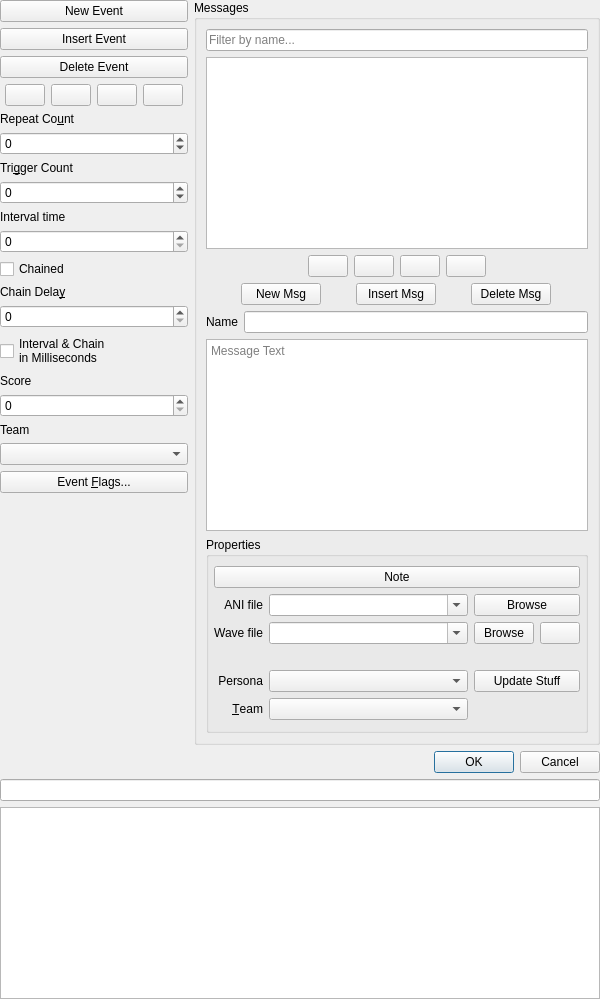
     <widget class="QWidget" name="rightPanel" native="true">
      <property name="minimumSize">
       <size>
        <width>600</width>
        <height>0</height>
       </size>
      </property>
      <layout class="QVBoxLayout" name="rightPanelLayout">
       <property name="leftMargin">
        <number>0</number>
       </property>
       <property name="topMargin">
        <number>0</number>
       </property>
       <property name="rightMargin">
        <number>0</number>
       </property>
       <property name="bottomMargin">
        <number>0</number>
       </property>
       <item>
        <layout class="QHBoxLayout" name="topLayout" stretch="0,1">
         <item>
          <widget class="QWidget" name="eventControlsContainer" native="true">
           <property name="sizePolicy">
            <sizepolicy hsizetype="Maximum" vsizetype="Preferred">
             <horstretch>0</horstretch>
             <verstretch>0</verstretch>
            </sizepolicy>
           </property>
           <layout class="QVBoxLayout" name="eventControlsLayout">
            <property name="leftMargin">
             <number>0</number>
            </property>
            <property name="topMargin">
             <number>0</number>
            </property>
            <property name="rightMargin">
             <number>0</number>
            </property>
            <property name="bottomMargin">
             <number>0</number>
            </property>
            <item>
             <widget class="QPushButton" name="btnNewEvent">
              <property name="sizePolicy">
               <sizepolicy hsizetype="Minimum" vsizetype="Fixed">
                <horstretch>0</horstretch>
                <verstretch>0</verstretch>
               </sizepolicy>
              </property>
              <property name="text">
               <string>New Event</string>
              </property>
             </widget>
            </item>
            <item>
             <widget class="QPushButton" name="btnInsertEvent">
              <property name="sizePolicy">
               <sizepolicy hsizetype="Minimum" vsizetype="Fixed">
                <horstretch>0</horstretch>
                <verstretch>0</verstretch>
               </sizepolicy>
              </property>
              <property name="text">
               <string>Insert Event</string>
              </property>
             </widget>
            </item>
            <item>
             <widget class="QPushButton" name="btnDeleteEvent">
              <property name="sizePolicy">
               <sizepolicy hsizetype="Minimum" vsizetype="Fixed">
                <horstretch>0</horstretch>
                <verstretch>0</verstretch>
               </sizepolicy>
              </property>
              <property name="text">
               <string>Delete Event</string>
              </property>
             </widget>
            </item>
            <item>
             <layout class="QHBoxLayout" name="eventUpDownLayout">
              <item>
               <spacer name="eventUpDownSpacerLeft">
                <property name="orientation">
                 <enum>Qt::Orientation::Horizontal</enum>
                </property>
                <property name="sizeHint" stdset="0">
                 <size>
                  <width>5</width>
                  <height>20</height>
                 </size>
                </property>
               </spacer>
              </item>
              <item>
               <widget class="QPushButton" name="eventMoveTopBtn">
                <property name="sizePolicy">
                 <sizepolicy hsizetype="Fixed" vsizetype="Fixed">
                  <horstretch>0</horstretch>
                  <verstretch>0</verstretch>
                 </sizepolicy>
                </property>
                <property name="toolTip">
                 <string>Move to top</string>
                </property>
                <property name="text">
                 <string/>
                </property>
               </widget>
              </item>
              <item>
               <widget class="QPushButton" name="eventUpBtn">
                <property name="sizePolicy">
                 <sizepolicy hsizetype="Fixed" vsizetype="Fixed">
                  <horstretch>0</horstretch>
                  <verstretch>0</verstretch>
                 </sizepolicy>
                </property>
                <property name="toolTip">
                 <string>Move up</string>
                </property>
                <property name="text">
                 <string/>
                </property>
               </widget>
              </item>
              <item>
               <widget class="QPushButton" name="eventDownBtn">
                <property name="sizePolicy">
                 <sizepolicy hsizetype="Fixed" vsizetype="Fixed">
                  <horstretch>0</horstretch>
                  <verstretch>0</verstretch>
                 </sizepolicy>
                </property>
                <property name="toolTip">
                 <string>Move down</string>
                </property>
                <property name="text">
                 <string/>
                </property>
               </widget>
              </item>
              <item>
               <widget class="QPushButton" name="eventMoveBottomBtn">
                <property name="sizePolicy">
                 <sizepolicy hsizetype="Fixed" vsizetype="Fixed">
                  <horstretch>0</horstretch>
                  <verstretch>0</verstretch>
                 </sizepolicy>
                </property>
                <property name="toolTip">
                 <string>Move to bottom</string>
                </property>
                <property name="text">
                 <string/>
                </property>
               </widget>
              </item>
              <item>
               <spacer name="eventUpDownSpacerRight">
                <property name="orientation">
                 <enum>Qt::Orientation::Horizontal</enum>
                </property>
                <property name="sizeHint" stdset="0">
                 <size>
                  <width>5</width>
                  <height>20</height>
                 </size>
                </property>
               </spacer>
              </item>
             </layout>
            </item>
            <item>
             <widget class="QLabel" name="repeatLabel">
              <property name="text">
               <string>Repeat Co&amp;unt</string>
              </property>
              <property name="buddy">
               <cstring>repeatCountBox</cstring>
              </property>
             </widget>
            </item>
            <item>
             <widget class="QSpinBox" name="repeatCountBox">
              <property name="minimum">
               <number>-1</number>
              </property>
              <property name="maximum">
               <number>16777215</number>
              </property>
             </widget>
            </item>
            <item>
             <widget class="QLabel" name="triggerLabel">
              <property name="text">
               <string>Tri&amp;gger Count</string>
              </property>
              <property name="buddy">
               <cstring>triggerCountBox</cstring>
              </property>
             </widget>
            </item>
            <item>
             <widget class="QSpinBox" name="triggerCountBox">
              <property name="minimum">
               <number>-1</number>
              </property>
              <property name="maximum">
               <number>16777215</number>
              </property>
             </widget>
            </item>
            <item>
             <widget class="QLabel" name="intervalLabel">
              <property name="text">
               <string>Interval time</string>
              </property>
              <property name="buddy">
               <cstring>intervalTimeBox</cstring>
              </property>
             </widget>
            </item>
            <item>
             <widget class="QSpinBox" name="intervalTimeBox">
              <property name="maximum">
               <number>16777215</number>
              </property>
             </widget>
            </item>
            <item>
             <widget class="QCheckBox" name="chainedCheckBox">
              <property name="text">
               <string>Chained</string>
              </property>
             </widget>
            </item>
            <item>
             <widget class="QLabel" name="chainLabel">
              <property name="text">
               <string>Chain Dela&amp;y</string>
              </property>
              <property name="buddy">
               <cstring>chainDelayBox</cstring>
              </property>
             </widget>
            </item>
            <item>
             <widget class="QSpinBox" name="chainDelayBox">
              <property name="maximum">
               <number>16777215</number>
              </property>
             </widget>
            </item>
            <item>
             <widget class="QCheckBox" name="useMsecsCheckBox">
              <property name="text">
               <string>Interval &amp;&amp; Chain
in Milliseconds</string>
              </property>
             </widget>
            </item>
            <item>
             <widget class="QLabel" name="scoreLabel">
              <property name="text">
               <string>Score</string>
              </property>
              <property name="buddy">
               <cstring>scoreBox</cstring>
              </property>
             </widget>
            </item>
            <item>
             <widget class="QSpinBox" name="scoreBox">
              <property name="maximum">
               <number>16777215</number>
              </property>
             </widget>
            </item>
            <item>
             <widget class="QLabel" name="teamLabel">
              <property name="text">
               <string>Team</string>
              </property>
             </widget>
            </item>
            <item>
             <widget class="QComboBox" name="teamCombo"/>
            </item>
            <item>
             <widget class="QPushButton" name="btnEventFlags">
              <property name="toolTip">
               <string>Edit this event's flags</string>
              </property>
              <property name="text">
               <string>Event &amp;Flags...</string>
              </property>
             </widget>
            </item>
            <item>
             <spacer name="eventControlsSpacer">
              <property name="orientation">
               <enum>Qt::Orientation::Vertical</enum>
              </property>
              <property name="sizeHint" stdset="0">
               <size>
                <width>20</width>
                <height>40</height>
               </size>
              </property>
             </spacer>
            </item>
           </layout>
          </widget>
         </item>
         <item>
          <layout class="QVBoxLayout" name="messagesLayout">
           <item>
            <widget class="QGroupBox" name="groupBox">
             <property name="title">
              <string>Messages</string>
             </property>
             <layout class="QGridLayout" name="gridLayout_2">
              <item row="0" column="0" colspan="2">
               <widget class="QLineEdit" name="messageSearchEdit">
                <property name="placeholderText">
                 <string>Filter by name...</string>
                </property>
                <property name="clearButtonEnabled">
                 <bool>true</bool>
                </property>
               </widget>
              </item>
              <item row="1" column="0" colspan="2">
               <widget class="QListWidget" name="messageList">
                <property name="editTriggers">
                 <set>QAbstractItemView::EditTrigger::NoEditTriggers</set>
                </property>
                <property name="alternatingRowColors">
                 <bool>false</bool>
                </property>
               </widget>
              </item>
              <item row="3" column="0" colspan="2">
               <layout class="QHBoxLayout" name="horizontalLayout_2">
                <property name="spacing">
                 <number>0</number>
                </property>
                <item>
                 <widget class="QPushButton" name="btnNewMsg">
                  <property name="sizePolicy">
                   <sizepolicy hsizetype="Fixed" vsizetype="Fixed">
                    <horstretch>0</horstretch>
                    <verstretch>0</verstretch>
                   </sizepolicy>
                  </property>
                  <property name="text">
                   <string>New Msg</string>
                  </property>
                 </widget>
                </item>
                <item>
                 <widget class="QPushButton" name="btnInsertMsg">
                  <property name="sizePolicy">
                   <sizepolicy hsizetype="Fixed" vsizetype="Fixed">
                    <horstretch>0</horstretch>
                    <verstretch>0</verstretch>
                   </sizepolicy>
                  </property>
                  <property name="text">
                   <string>Insert Msg</string>
                  </property>
                 </widget>
                </item>
                <item>
                 <widget class="QPushButton" name="btnDeleteMsg">
                  <property name="sizePolicy">
                   <sizepolicy hsizetype="Fixed" vsizetype="Fixed">
                    <horstretch>0</horstretch>
                    <verstretch>0</verstretch>
                   </sizepolicy>
                  </property>
                  <property name="text">
                   <string>Delete Msg</string>
                  </property>
                 </widget>
                </item>
               </layout>
              </item>
              <item row="2" column="0" colspan="2">
               <layout class="QHBoxLayout" name="msgMoveButtonsLayout">
                <property name="leftMargin">
                 <number>4</number>
                </property>
                <property name="rightMargin">
                 <number>4</number>
                </property>
                <item>
                 <spacer name="msgMoveButtonsSpacerLeft">
                  <property name="orientation">
                   <enum>Qt::Orientation::Horizontal</enum>
                  </property>
                  <property name="sizeHint" stdset="0">
                   <size>
                    <width>40</width>
                    <height>20</height>
                   </size>
                  </property>
                 </spacer>
                </item>
                <item>
                 <widget class="QPushButton" name="msgMoveTopBtn">
                  <property name="sizePolicy">
                   <sizepolicy hsizetype="Fixed" vsizetype="Fixed">
                    <horstretch>0</horstretch>
                    <verstretch>0</verstretch>
                   </sizepolicy>
                  </property>
                  <property name="toolTip">
                   <string>Move to top</string>
                  </property>
                  <property name="text">
                   <string/>
                  </property>
                 </widget>
                </item>
                <item>
                 <widget class="QPushButton" name="msgUpBtn">
                  <property name="sizePolicy">
                   <sizepolicy hsizetype="Fixed" vsizetype="Fixed">
                    <horstretch>0</horstretch>
                    <verstretch>0</verstretch>
                   </sizepolicy>
                  </property>
                  <property name="toolTip">
                   <string>Move up</string>
                  </property>
                  <property name="text">
                   <string/>
                  </property>
                 </widget>
                </item>
                <item>
                 <widget class="QPushButton" name="msgDownBtn">
                  <property name="sizePolicy">
                   <sizepolicy hsizetype="Fixed" vsizetype="Fixed">
                    <horstretch>0</horstretch>
                    <verstretch>0</verstretch>
                   </sizepolicy>
                  </property>
                  <property name="toolTip">
                   <string>Move down</string>
                  </property>
                  <property name="text">
                   <string/>
                  </property>
                 </widget>
                </item>
                <item>
                 <widget class="QPushButton" name="msgMoveBottomBtn">
                  <property name="sizePolicy">
                   <sizepolicy hsizetype="Fixed" vsizetype="Fixed">
                    <horstretch>0</horstretch>
                    <verstretch>0</verstretch>
                   </sizepolicy>
                  </property>
                  <property name="toolTip">
                   <string>Move to bottom</string>
                  </property>
                  <property name="text">
                   <string/>
                  </property>
                 </widget>
                </item>
                <item>
                 <spacer name="msgMoveButtonsSpacerRight">
                  <property name="orientation">
                   <enum>Qt::Orientation::Horizontal</enum>
                  </property>
                  <property name="sizeHint" stdset="0">
                   <size>
                    <width>40</width>
                    <height>20</height>
                   </size>
                  </property>
                 </spacer>
                </item>
               </layout>
              </item>
              <item row="4" column="0" colspan="2">
               <layout class="QHBoxLayout" name="horizontalLayout_3">
                <item>
                 <widget class="QLabel" name="label_9">
                  <property name="text">
                   <string>Name</string>
                  </property>
                  <property name="buddy">
                   <cstring>messageName</cstring>
                  </property>
                 </widget>
                </item>
                <item>
                 <widget class="QLineEdit" name="messageName"/>
                </item>
               </layout>
              </item>
              <item row="5" column="0" colspan="2">
               <widget class="QPlainTextEdit" name="messageContent">
                <property name="statusTip">
                 <string>Message Text</string>
                </property>
                <property name="whatsThis">
                 <string>Message Text</string>
                </property>
                <property name="placeholderText">
                 <string>Message Text</string>
                </property>
               </widget>
              </item>
              <item row="6" column="0" colspan="2">
               <widget class="QGroupBox" name="groupBox_2">
                <property name="title">
                 <string>Properties</string>
                </property>
                <layout class="QGridLayout" name="gridLayout_6" columnstretch="0,1,0,0">
                 <property name="leftMargin">
                  <number>5</number>
                 </property>
                 <property name="rightMargin">
                  <number>5</number>
                 </property>
                 <item row="0" column="0" colspan="3">
                  <layout class="QGridLayout" name="gridLayout">
                   <item row="4" column="3">
                    <widget class="QPushButton" name="btnUpdateStuff">
                     <property name="text">
                      <string>Update Stuff</string>
                     </property>
                    </widget>
                   </item>
                   <item row="5" column="0">
                    <widget class="QLabel" name="label_13">
                     <property name="layoutDirection">
                      <enum>Qt::LayoutDirection::LeftToRight</enum>
                     </property>
                     <property name="text">
                      <string>&amp;Team</string>
                     </property>
                     <property name="alignment">
                      <set>Qt::AlignmentFlag::AlignRight|Qt::AlignmentFlag::AlignTrailing|Qt::AlignmentFlag::AlignVCenter</set>
                     </property>
                     <property name="buddy">
                      <cstring>messageTeamCombo</cstring>
                     </property>
                    </widget>
                   </item>
                   <item row="4" column="0">
                    <widget class="QLabel" name="label_12">
                     <property name="layoutDirection">
                      <enum>Qt::LayoutDirection::LeftToRight</enum>
                     </property>
                     <property name="text">
                      <string>Persona</string>
                     </property>
                     <property name="alignment">
                      <set>Qt::AlignmentFlag::AlignRight|Qt::AlignmentFlag::AlignTrailing|Qt::AlignmentFlag::AlignVCenter</set>
                     </property>
                     <property name="buddy">
                      <cstring>personaCombo</cstring>
                     </property>
                    </widget>
                   </item>
                   <item row="1" column="3">
                    <widget class="QPushButton" name="btnAniBrowse">
                     <property name="text">
                      <string>Browse</string>
                     </property>
                    </widget>
                   </item>
                   <item row="5" column="1" colspan="2">
                    <widget class="QComboBox" name="messageTeamCombo">
                     <property name="toolTip">
                      <string extracomment="Multiplayer Team Vs. Team Only"/>
                     </property>
                    </widget>
                   </item>
                   <item row="1" column="0">
                    <widget class="QLabel" name="label_10">
                     <property name="layoutDirection">
                      <enum>Qt::LayoutDirection::LeftToRight</enum>
                     </property>
                     <property name="text">
                      <string>ANI file</string>
                     </property>
                     <property name="alignment">
                      <set>Qt::AlignmentFlag::AlignRight|Qt::AlignmentFlag::AlignTrailing|Qt::AlignmentFlag::AlignVCenter</set>
                     </property>
                     <property name="buddy">
                      <cstring>aniCombo</cstring>
                     </property>
                    </widget>
                   </item>
                   <item row="4" column="1" colspan="2">
                    <widget class="QComboBox" name="personaCombo"/>
                   </item>
                   <item row="2" column="3">
                    <layout class="QHBoxLayout" name="horizontalLayout">
                     <item>
                      <widget class="QPushButton" name="btnBrowseWave">
                       <property name="sizePolicy">
                        <sizepolicy hsizetype="Minimum" vsizetype="Fixed">
                         <horstretch>0</horstretch>
                         <verstretch>0</verstretch>
                        </sizepolicy>
                       </property>
                       <property name="maximumSize">
                        <size>
                         <width>60</width>
                         <height>16777215</height>
                        </size>
                       </property>
                       <property name="text">
                        <string>Browse</string>
                       </property>
                      </widget>
                     </item>
                     <item>
                      <widget class="QPushButton" name="btnWavePlay">
                       <property name="sizePolicy">
                        <sizepolicy hsizetype="Fixed" vsizetype="Fixed">
                         <horstretch>0</horstretch>
                         <verstretch>0</verstretch>
                        </sizepolicy>
                       </property>
                       <property name="maximumSize">
                        <size>
                         <width>40</width>
                         <height>16777215</height>
                        </size>
                       </property>
                       <property name="text">
                        <string/>
                       </property>
                      </widget>
                     </item>
                    </layout>
                   </item>
                   <item row="1" column="1" colspan="2">
                    <widget class="QComboBox" name="aniCombo">
                     <property name="editable">
                      <bool>true</bool>
                     </property>
                    </widget>
                   </item>
                   <item row="2" column="0">
                    <widget class="QLabel" name="label_11">
                     <property name="layoutDirection">
                      <enum>Qt::LayoutDirection::LeftToRight</enum>
                     </property>
                     <property name="text">
                      <string>Wave file</string>
                     </property>
                     <property name="alignment">
                      <set>Qt::AlignmentFlag::AlignRight|Qt::AlignmentFlag::AlignTrailing|Qt::AlignmentFlag::AlignVCenter</set>
                     </property>
                     <property name="buddy">
                      <cstring>waveCombo</cstring>
                     </property>
                    </widget>
                   </item>
                   <item row="2" column="1" colspan="2">
                    <widget class="QComboBox" name="waveCombo">
                     <property name="editable">
                      <bool>true</bool>
                     </property>
                    </widget>
                   </item>
                   <item row="3" column="1" colspan="3">
                    <widget class="QLabel" name="waveInfoLabel">
                     <property name="text">
                      <string/>
                     </property>
                     <property name="textInteractionFlags">
                      <set>Qt::TextInteractionFlag::TextSelectableByMouse</set>
                     </property>
                    </widget>
                   </item>
                   <item row="6" column="1">
                    <spacer name="horizontalSpacer">
                     <property name="orientation">
                      <enum>Qt::Orientation::Horizontal</enum>
                     </property>
                     <property name="sizeHint" stdset="0">
                      <size>
                       <width>40</width>
                       <height>1</height>
                      </size>
                     </property>
                    </spacer>
                   </item>
                   <item row="0" column="0" colspan="4">
                    <widget class="QPushButton" name="btnMsgNote">
                     <property name="text">
                      <string>Note</string>
                     </property>
                    </widget>
                   </item>
                  </layout>
                 </item>
                </layout>
               </widget>
              </item>
             </layout>
            </widget>
           </item>
          </layout>
         </item>
        </layout>
       </item>
       <item>
        <widget class="QDialogButtonBox" name="okAndCancelButtons">
         <property name="orientation">
          <enum>Qt::Orientation::Horizontal</enum>
         </property>
         <property name="standardButtons">
          <set>QDialogButtonBox::StandardButton::Cancel|QDialogButtonBox::StandardButton::Ok</set>
         </property>
        </widget>
       </item>
       <item>
        <widget class="QLineEdit" name="miniHelpBox">
         <property name="focusPolicy">
          <enum>Qt::ClickFocus</enum>
         </property>
         <property name="readOnly">
          <bool>true</bool>
         </property>
        </widget>
       </item>
       <item>
        <widget class="QTextEdit" name="helpBox">
         <property name="focusPolicy">
          <enum>Qt::ClickFocus</enum>
         </property>
         <property name="verticalScrollBarPolicy">
          <enum>Qt::ScrollBarPolicy::ScrollBarAlwaysOff</enum>
         </property>
         <property name="readOnly">
          <bool>true</bool>
         </property>
        </widget>
       </item>
      </layout>
     </widget>
